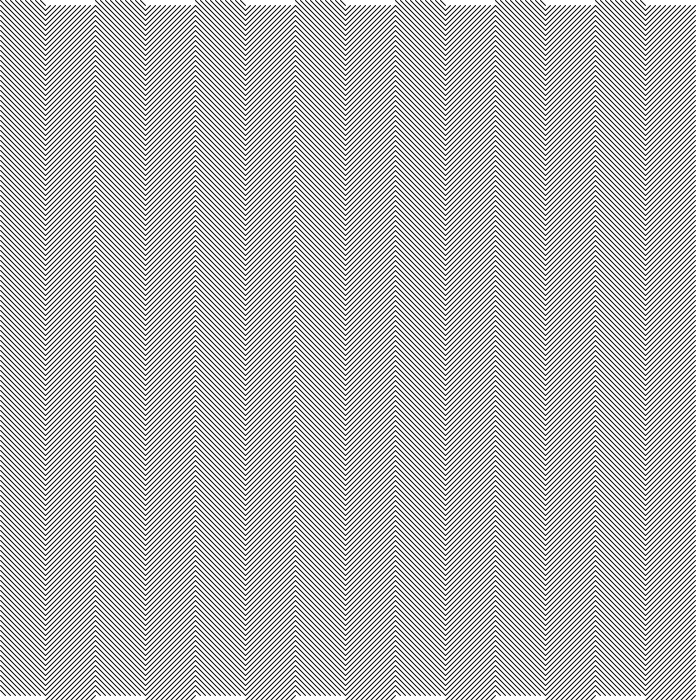
Frame 1 (no input)
Frame 60 (the mouse pressed at the canvas centre just before this capture): identical to frame 1, image omitted
Frame 120 (the mouse held since frame 60 and released just before this capture): identical to frame 1, image omitted

The Processing sketch that drew this single still picture (run headless with seeded random() and noise(); from frame 60 on, the mouse is pressed at the canvas centre):

// Processing sketch: pantpatt
// ── pantpatt.pde
void setup() {
  size(700,700);
  background(255);
  smooth();
  
//    for(int d = 0; d < 5; d ++) {
//    fill(random(255));
//    rect(random(width),random(height), 100, 100);
//  }
  
  for (int x = 5; x <700; x +=5) {
  for(int y = 5; y < 700; y += 5) {
    if (x < 50) {
    line(x, y, x-5, y-5);
  }else if (x < 100) {
    line(x, y, x-5, y+5);
  }else if (x < 150) {
   line(x, y, x-5, y-5);
  }else if (x < 200) {
   line(x, y, x-5, y+5);
  }else if (x < 250) {
   line(x, y, x-5, y-5);
  }else if (x < 300) {
   line(x, y, x-5, y+5);
  }else if (x < 350) {
   line(x, y, x-5, y-5);
  }else if (x < 400) {
   line(x, y, x-5, y+5);
  }else if (x < 450) {
   line(x, y, x-5, y-5);
  }else if (x < 500) {
   line(x, y, x-5, y+5);
  }else if (x < 550) {
   line(x, y, x-5, y-5);
  }else if (x < 600) {
   line(x, y, x-5, y+5);
  }else if (x < 650) {
   line(x, y, x-5, y-5);
  }else if (x < 700) {
   line(x, y, x-5, y+5);
  }else if (x < 750) {
   line(x, y, x-5, y-5);
  }else if (x < 800) {
   line(x, y, x-5, y+5);
  }
 }
  }
  
  
}

void draw() {

}
